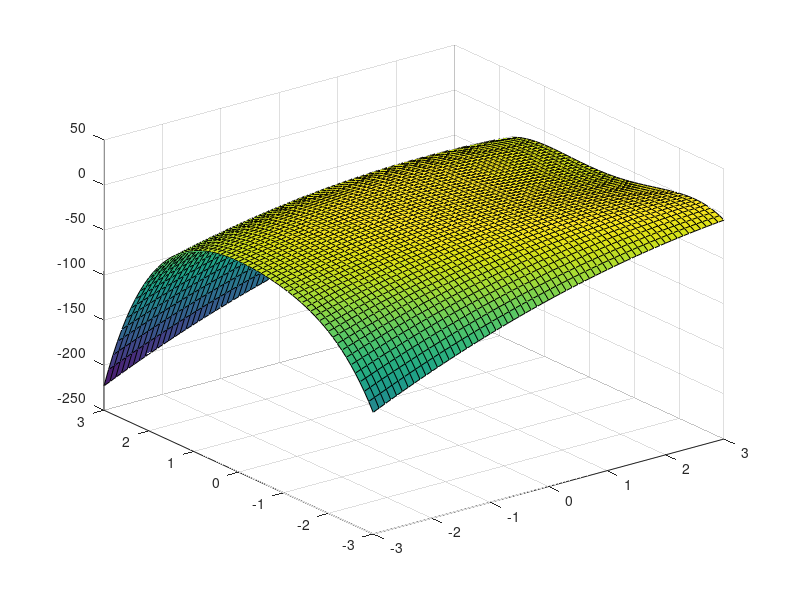
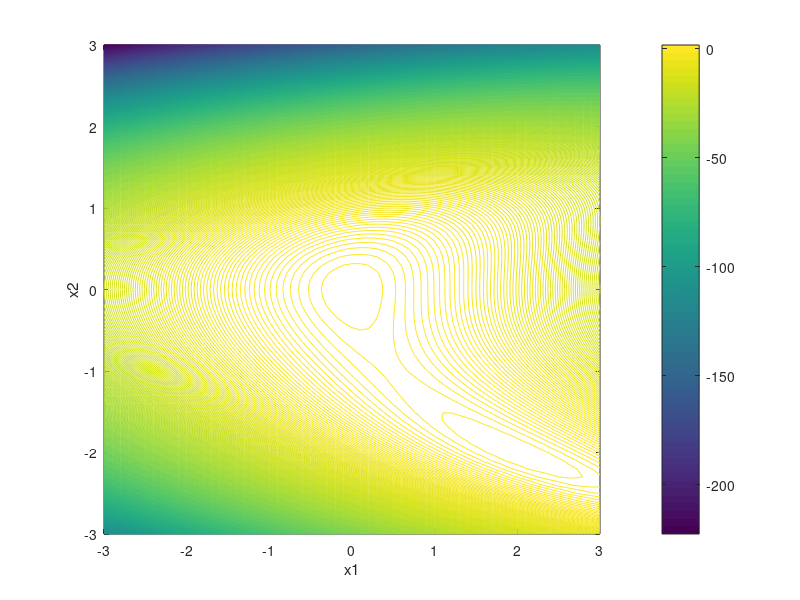

Write the MATLAB code that produced these figures, in order. (Note: this script raises an error after producing the figures.)
%% unconstrained optimization
[x1, x2] = meshgrid(-3:0.1:3, -3:0.1:3); 
f1 = (2-(x1+x2).^2-(x2.^2+x2-x1).^2);
figure
surf (x1,x2,f1)
figure
contour(x1, x2, f1, 800)
ylabel('x2')
xlabel('x1')
zlabel('f(x1,x2')
colorbar
z0=[0,0];
z1=[2,-2];
z2=[0.5,-1];
[xmin0 fmin0]=fminunc(@f1,z0);
[xmin1 fmin1]=fminunc(@f1,z1);
[xmin2 fmin2]=fminunc(@f1,z2);
[xmin00 fmin00]=fminsearch(@f1,z0);
[xmin11 fmin11]=fminsearch(@f1,z1);
[xmin22 fmin22]=fminsearch(@f1,z2);
%% constrain optimization (minima)
[x1, x2] = meshgrid(-10:0.05:10, -10:0.05:10);
f2=(x1+3.*x2);
constr1=(x1-1).^2+x2.^2-5<=0;
constr2=-x1-x2.^2<=0;
feasible=constr1.*constr2;
feasible(feasible==0)=NaN;
f2=f2.*feasible;
figure
subplot(1,2,1)
surf (x1,x2,f2)
colorbar
xlabel('x1')
ylabel('x2')
zlabel('f(x1,x2')
subplot(1,2,2)
contour(x1,x2,f2,200)
colorbar
xA=[1 0];
[xminA fminA]=fmincon(@f2,xA,[],[],[],[],[],[],@constr);
xB=[0 -1];
[xminB fminB]=fmincon(@f2,xB,[],[],[],[],[],[],@constr);
xC=[1 1];
[xminC,fminC]=fmincon(@f2,xC,[],[],[],[],[],[],@constr);
%% constraint optimization (maxima)
[x1, x2] = meshgrid(-10:0.05:10, -10:0.05:10);
f2bis=(x1+3.*x2);
constr1=(x1-1).^2+x2.^2-5<=0;
constr2=-x1-x2.^2<=0;
feasible=constr1.*constr2;
feasible(feasible==0)=NaN;
f2bis=f2bis.*feasible;
figure
subplot(1,2,1)
surf (x1,x2,f2)
colorbar
xlabel('x1')
ylabel('x2')
zlabel('f(x1,x2')
subplot(1,2,2)
contour(x1,x2,f2bis,200)
colorbar
xA=[1 0];
[xbisminA fbisminA]=fmincon(@f2bis,xA,[],[],[],[],[],[],@constr);
xB=[0 -1];
[xbisminB fbisminB]=fmincon(@f2bis,xB,[],[],[],[],[],[],@constr);
xC=[1 1];
[xbisminC,fbisminC]=fmincon(@f2bis,xC,[],[],[],[],[],[],@constr);
%% ODE
% % my solution
T=6;
texact=0:0.1:6;
yexact=1./(-(texact.^3)-2);
figure
plot(texact,yexact)
xlabel('t')
ylabel('f(t)')
title('Exact Particular Solution')
%% Matlab solution
t0=0;
y0=-1/2;
[t,y]=ode45(@z,[t0,T],y0);
figure
plot(t,y)
xlabel('t')
ylabel('f(t)')
title('Approximated Particular Solution')
%% 
figure
plot(t,y,texact,yexact)
xlabel('t')
ylabel('f(t)')
title('graph overlapping solutions')
legend('approximated particular solution','exact particular solution')
%% error
t_yexact=1./(-(t.^3)-2);
error= abs(t_yexact-y);
figure
plot(t,error)
